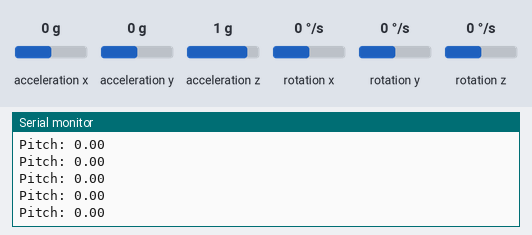
Bench run of a sketch on a simulated Arduino Uno, built with avr-gcc and run on an emulated ATmega328P. On the bench: the last lines printed to the serial monitor. Inputs (shaded band) come from the test bench; at power-on: acceleration x 0 g, acceleration y 0 g, acceleration z 1 g, rotation x 0 °/s, rotation y 0 °/s, rotation z 0 °/s.

Above: at 1.2 s.
1.3 s: acceleration x set to 0.8 g
At 2.3 s:
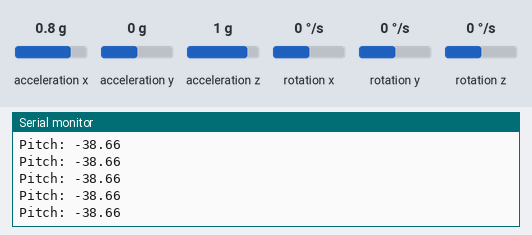
4.3 s: acceleration y set to -1.4 g
At 5.2 s:
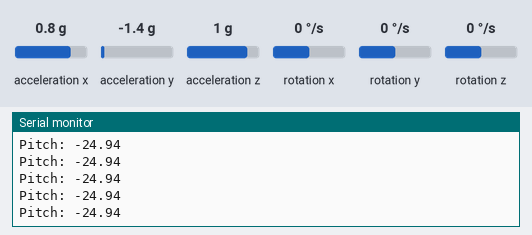
5.8 s: acceleration z set to -1.4 g
At 6.9 s:
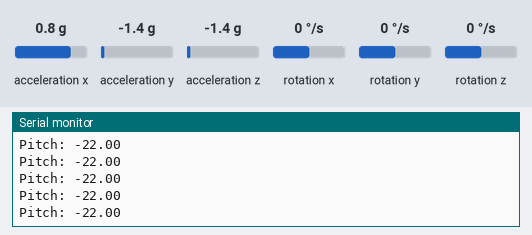
Timing chart, 0 to 8.8 s (numbered marks = the images above; inputs shaded):
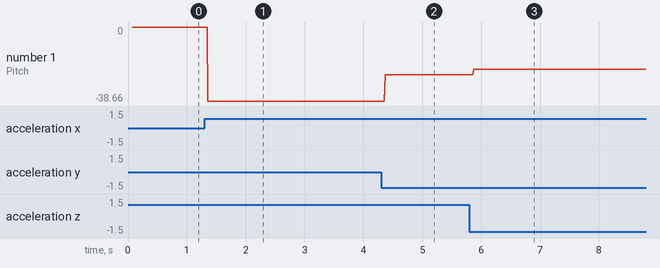

The sketch:

angle_calculation.ino
```cpp
#include <Wire.h>
#include <MPU6050_light.h>

MPU6050 mpu(Wire);

// Pre-determined offsets (Replace these values with your calibrated offsets)
const int accX_offset = 0.02; // Example accelerometer X offset
const int accY_offset = -0.01; // Example accelerometer Y offset
const int accZ_offset = -0.13; // Example accelerometer Z offset

const int gyroX_offset = -1.87;   // Example gyroscope X offset
const int gyroY_offset = 1.23;  // Example gyroscope Y offset
const int gyroZ_offset = -0.44;   // Example gyroscope Z offset

// const int accX_offset = 0; // Example accelerometer X offset
// const int accY_offset = 0; // Example accelerometer Y offset
// const int accZ_offset = 0; // Example accelerometer Z offset

// const int gyroX_offset = 0;   // Example gyroscope X offset
// const int gyroY_offset = 0;  // Example gyroscope Y offset
// const int gyroZ_offset = 0;   // Example gyroscope Z offset

void setup() {
  Serial.begin(9600);
  Wire.begin();

  // Initialize the MPU6050
  byte status = mpu.begin();
  if (status != 0) {
    Serial.print("MPU6050 initialization failed with status code: ");
    Serial.println(status);
    while (1); // Stop if initialization fails
  }

  Serial.println("MPU6050 initialized successfully!");

  // Apply pre-determined offsets
  mpu.setAccOffsets(accX_offset, accY_offset, accZ_offset);
  mpu.setGyroOffsets(gyroX_offset, gyroY_offset, gyroZ_offset);
  Serial.println("Pre-determined offsets applied.");
}

void loop() {
  // Update MPU6050 readings
  mpu.update();

  // Get angles
  float pitch = mpu.getAngleX(); // Pitch (rotation around X-axis)
  float roll = mpu.getAngleY();  // Roll (rotation around Y-axis)
  float yaw = mpu.getAngleZ();   // Yaw (rotation around Z-axis)

  // Print angles to Serial Monitor
  Serial.print("Pitch: ");
  Serial.print(roll);
  Serial.print("\n");
  // Serial.print("°, Roll: ");
  // Serial.print(roll);
  // Serial.print("°, Yaw: ");
  // Serial.println(yaw);

  // Optional delay
  delay(10);
}
```

Measured:
- after the input at 1.3 s, the serial monitor: prints a new line after 0.06 s (image 1)
- after the input at 4.3 s, the serial monitor: prints a new line after 0.07 s (image 2)
- after the input at 5.8 s, the serial monitor: prints a new line after 0.07 s (image 3)
- plotted number 1: 0 → -38.66 after the input at 1.3 s, -38.66 → -24.94 after the input at 4.3 s, -24.94 → -22 after the input at 5.8 s
